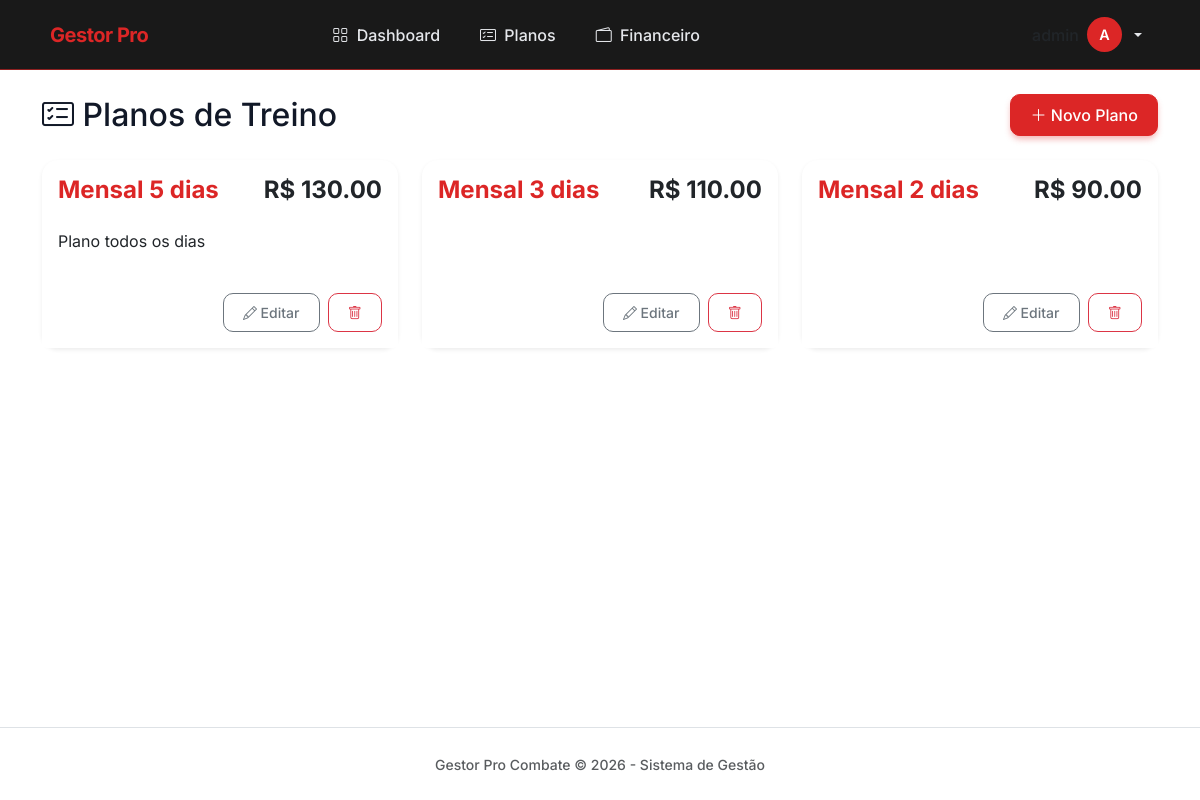
/planos/ (signed in), run on an earlier commit of the app's database.
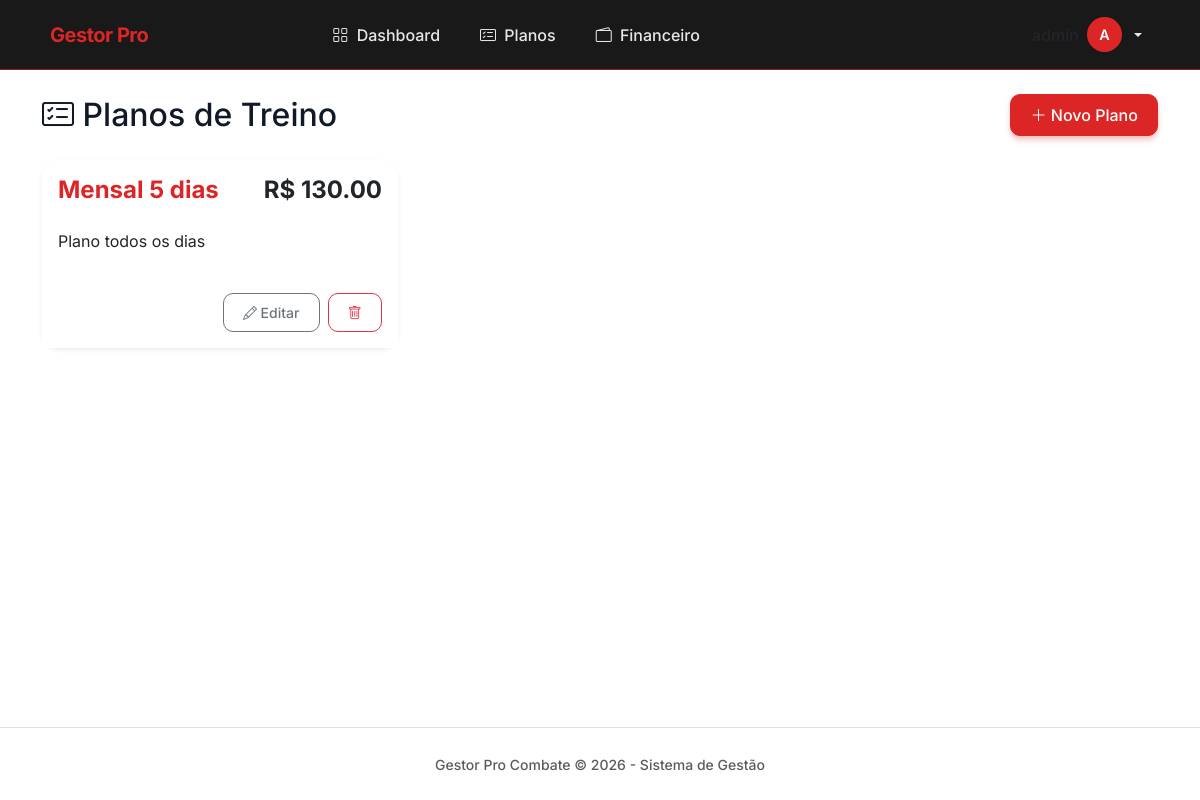
And on a later commit of the database.
### core/models.py (models this page shows, shortened)
class Plano(models.Model):
    nome = models.CharField(max_length=100, verbose_name="Nome do Plano")
    preco = models.DecimalField(max_digits=6, decimal_places=2, verbose_name="Preço Mensal")
    descricao = models.TextField(blank=True, verbose_name="Descrição")

### core/views.py (the view)
# urls.py: path('planos/', lista_planos, name='lista_planos'),
@login_required
def lista_planos(request):
    planos = Plano.objects.all()
    return render(request, 'core/lista_planos.html', {'planos': planos})

### core/templates/core/lista_planos.html
{% extends 'core/base.html' %}
{% block conteudo %}
<div class="d-flex justify-content-between align-items-center mb-4">
    <h2 class="mb-0"><i class="bi bi-card-checklist"></i> Planos de Treino</h2>
    <a href="{% url 'criar_plano' %}" class="btn btn-primary">
        <i class="bi bi-plus-lg"></i> Novo Plano
    </a>
</div>
<div class="row">
    {% for plano in planos %}
    <div class="col-md-6 col-lg-4 mb-3">
        <div class="card shadow-sm h-100 border-0">
            <div class="card-body">
                <div class="d-flex justify-content-between align-items-start">
                    <h4 class="card-title fw-bold text-primary">{{ plano.nome }}</h4>
                    <h4 class="fw-bold text-dark">R$ {{ plano.preco }}</h4>
                </div>
                <p class="card-text text-muted mt-2">{{ plano.descricao|linebreaks }}</p>
            </div>
            <div class="card-footer bg-white border-top-0 d-flex justify-content-end gap-2 pb-3">
                <a href="{% url 'editar_plano' plano.id %}" class="btn btn-outline-secondary btn-sm">
                    <i class="bi bi-pencil"></i> Editar
                </a>
                <a href="{% url 'excluir_plano' plano.id %}" class="btn btn-outline-danger btn-sm"
                    onclick="return confirm('Tem certeza? Se houver alunos neste plano, não será possível excluir.')">
                    <i class="bi bi-trash"></i>
                </a>
            </div>
        </div>
    </div>
    {% empty %}
    <div class="col-12">
        <div class="alert alert-info">Nenhum plano cadastrado.</div>
    </div>
    {% endfor %}
</div>
{% endblock %}

What changed in the data, as far as the page shows it:
removed Plano: nome "Mensal 3 dias", preco "110.00"
removed Plano: nome "Mensal 2 dias", preco "90.00"
